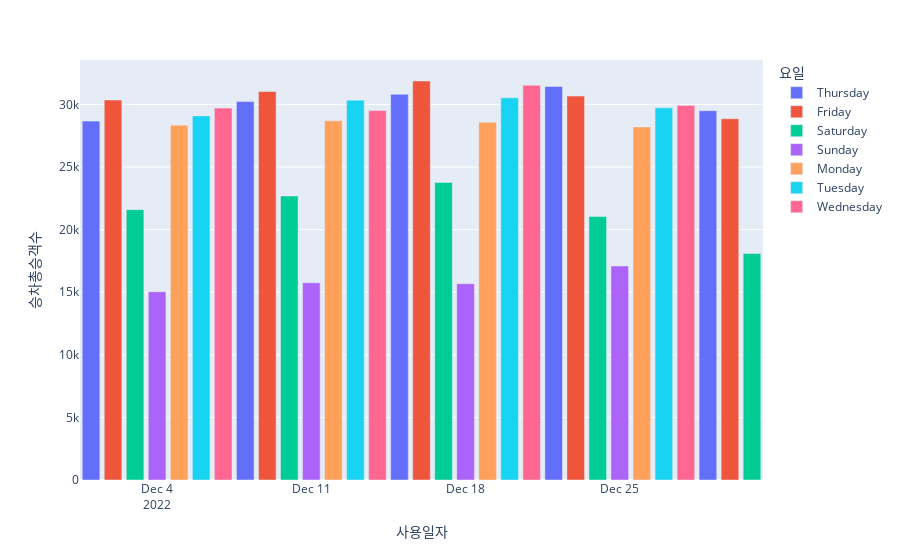

Notebook code for this chart:
### Code cell
fig = px.bar(df_temp, x='사용일자', y='승차총승객수', color='요일')
fig.show()

### Figure 1 — Plotly figure (JSON) as saved in the notebook; plotly's stock layout.template omitted (floating-point values rounded to 4 significant figures)
{"data": [{"alignmentgroup": "True", "hovertemplate": "요일=Thursday<br>사용일자=%{x}<br>승차총승객수=%{y}<extra></extra>", "legendgroup": "Thursday", "marker": {"color": "#636efa", "pattern": {"shape": ""}}, "name": "Thursday", "offsetgroup": "Thursday", "orientation": "v", "showlegend": true, "textposition": "auto", "type": "bar", "x": ["2022-12-01T00:00:00", "2022-12-08T00:00:00", "2022-12-15T00:00:00", "2022-12-22T00:00:00", "2022-12-29T00:00:00"], "xaxis": "x", "y": [28670.0, 30230.0, 30810.0, 31430.0, 29500.0], "yaxis": "y"}, {"alignmentgroup": "True", "hovertemplate": "요일=Friday<br>사용일자=%{x}<br>승차총승객수=%{y}<extra></extra>", "legendgroup": "Friday", "marker": {"color": "#EF553B", "pattern": {"shape": ""}}, "name": "Friday", "offsetgroup": "Friday", "orientation": "v", "showlegend": true, "textposition": "auto", "type": "bar", "x": ["2022-12-02T00:00:00", "2022-12-09T00:00:00", "2022-12-16T00:00:00", "2022-12-23T00:00:00", "2022-12-30T00:00:00"], "xaxis": "x", "y": [30340.0, 31030.0, 31870.0, 30660.0, 28850.0], "yaxis": "y"}, {"alignmentgroup": "True", "hovertemplate": "요일=Saturday<br>사용일자=%{x}<br>승차총승객수=%{y}<extra></extra>", "legendgroup": "Saturday", "marker": {"color": "#00cc96", "pattern": {"shape": ""}}, "name": "Saturday", "offsetgroup": "Saturday", "orientation": "v", "showlegend": true, "textposition": "auto", "type": "bar", "x": ["2022-12-03T00:00:00", "2022-12-10T00:00:00", "2022-12-17T00:00:00", "2022-12-24T00:00:00", "2022-12-31T00:00:00"], "xaxis": "x", "y": [21590.0, 22690.0, 23760.0, 21050.0, 18090.0], "yaxis": "y"}, {"alignmentgroup": "True", "hovertemplate": "요일=Sunday<br>사용일자=%{x}<br>승차총승객수=%{y}<extra></extra>", "legendgroup": "Sunday", "marker": {"color": "#ab63fa", "pattern": {"shape": ""}}, "name": "Sunday", "offsetgroup": "Sunday", "orientation": "v", "showlegend": true, "textposition": "auto", "type": "bar", "x": ["2022-12-04T00:00:00", "2022-12-11T00:00:00", "2022-12-18T00:00:00", "2022-12-25T00:00:00"], "xaxis": "x", "y": [15040.0, 15750.0, 15680.0, 17090.0], "yaxis": "y"}, {"alignmentgroup": "True", "hovertemplate": "요일=Monday<br>사용일자=%{x}<br>승차총승객수=%{y}<extra></extra>", "legendgroup": "Monday", "marker": {"color": "#FFA15A", "pattern": {"shape": ""}}, "name": "Monday", "offsetgroup": "Monday", "orientation": "v", "showlegend": true, "textposition": "auto", "type": "bar", "x": ["2022-12-05T00:00:00", "2022-12-12T00:00:00", "2022-12-19T00:00:00", "2022-12-26T00:00:00"], "xaxis": "x", "y": [28340.0, 28690.0, 28570.0, 28200.0], "yaxis": "y"}, {"alignmentgroup": "True", "hovertemplate": "요일=Tuesday<br>사용일자=%{x}<br>승차총승객수=%{y}<extra></extra>", "legendgroup": "Tuesday", "marker": {"color": "#19d3f3", "pattern": {"shape": ""}}, "name": "Tuesday", "offsetgroup": "Tuesday", "orientation": "v", "showlegend": true, "textposition": "auto", "type": "bar", "x": ["2022-12-06T00:00:00", "2022-12-13T00:00:00", "2022-12-20T00:00:00", "2022-12-27T00:00:00"], "xaxis": "x", "y": [29080.0, 30340.0, 30520.0, 29720.0], "yaxis": "y"}, {"alignmentgroup": "True", "hovertemplate": "요일=Wednesday<br>사용일자=%{x}<br>승차총승객수=%{y}<extra></extra>", "legendgroup": "Wednesday", "marker": {"color": "#FF6692", "pattern": {"shape": ""}}, "name": "Wednesday", "offsetgroup": "Wednesday", "orientation": "v", "showlegend": true, "textposition": "auto", "type": "bar", "x": ["2022-12-07T00:00:00", "2022-12-14T00:00:00", "2022-12-21T00:00:00", "2022-12-28T00:00:00"], "xaxis": "x", "y": [29710.0, 29500.0, 31530.0, 29920.0], "yaxis": "y"}], "layout": {"barmode": "relative", "legend": {"title": {"text": "요일"}, "tracegroupgap": 0}, "margin": {"t": 60}, "xaxis": {"anchor": "y", "domain": [0, 1], "title": {"text": "사용일자"}}, "yaxis": {"anchor": "x", "domain": [0, 1], "title": {"text": "승차총승객수"}}}}
